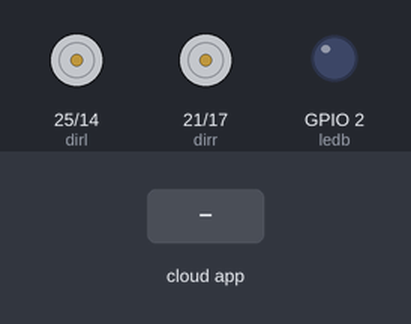
A sketch run on a simulated ESP32. On the bench: direction and speed pins drawn as motors (green arrow = direction pin HIGH = forward, orange = LOW = backward, longer = more drive), output pins drawn as LEDs (lit = HIGH). The inputs (shaded band) are chosen by the test bench. The ROS host is connected and sends only what is stated.

Above: at 3.2 s.
3.3 s: the phone or cloud app sets linear.x to -100
At 4.3 s:
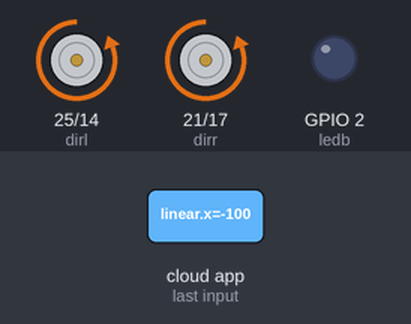
4.8 s: the phone or cloud app sets angular.z to -100
At 5.4 s:
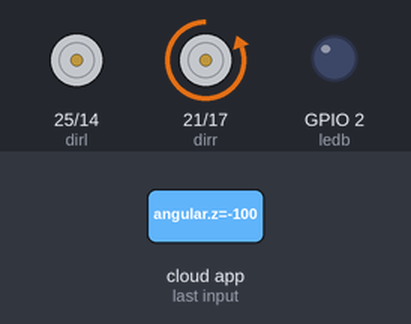
6.3 s: the phone or cloud app sets linear.x to 0
At 7.5 s:
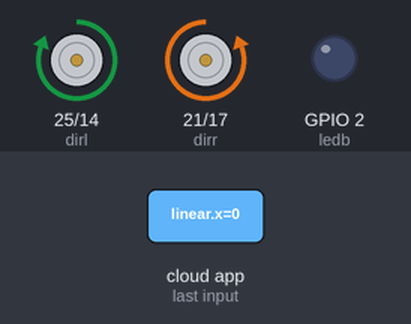
7.8 s: the phone or cloud app sets angular.z to 0
At 8.8 s:
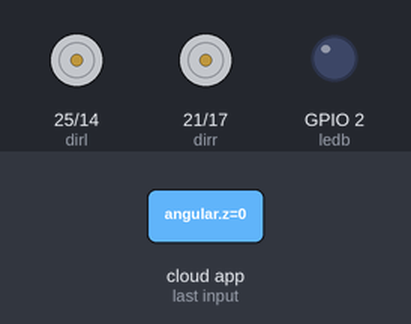
9.3 s: the phone or cloud app sets linear.x to 100
At 9.9 s:
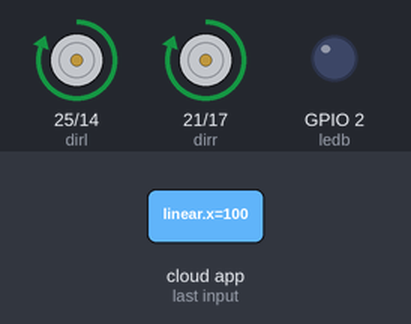
10.8 s: the phone or cloud app sets angular.z to 100
At 12.2 s:
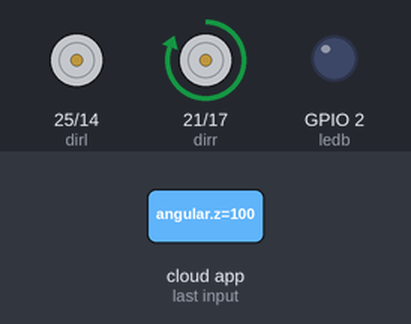
Timing chart, 0 to 13.3 s (numbered marks = the images above; inputs shaded):
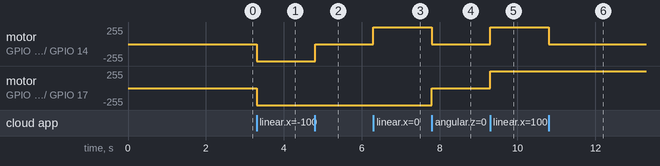

Measured:
- after the input at 3.3 s, motor on GPIO 25 (dirl) / GPIO 14 (pwml), motor on GPIO 21 (dirr) / GPIO 17 (pwmr): stopped → backward 255/255 at once
- after the input at 4.8 s, motor on GPIO 25 (dirl) / GPIO 14 (pwml): backward 255/255 → stopped at once
- after the input at 6.3 s, motor on GPIO 25 (dirl) / GPIO 14 (pwml): stopped → forward 255/255 at once
- after the input at 7.8 s, motor on GPIO 25 (dirl) / GPIO 14 (pwml): forward 255/255 → stopped at once; motor on GPIO 21 (dirr) / GPIO 17 (pwmr): backward 255/255 → stopped at once
- after the input at 9.3 s, motor on GPIO 25 (dirl) / GPIO 14 (pwml), motor on GPIO 21 (dirr) / GPIO 17 (pwmr): stopped → forward 255/255 at once
- after the input at 10.8 s, motor on GPIO 25 (dirl) / GPIO 14 (pwml): forward 255/255 → stopped at once

The sketch:

2wheel_olc.ino
```cpp
#include <micro_ros_arduino.h>
#include <rcl/rcl.h>
#include <rclc/rclc.h>
#include <rcl/error_handling.h>
#include <rclc/executor.h>

#include <geometry_msgs/msg/twist.h>
#include <std_msgs/msg/int16_multi_array.h>
#include <Arduino.h>

/* ================= GPIO DEFINITIONS ================= */

// LEFT MOTOR
const int pwml = 14;
const int dirl = 25;

// RIGHT MOTOR
const int pwmr = 17;
const int dirr = 21;

const int ledb = 2;

/* ================= micro-ROS OBJECTS ================= */

rcl_subscription_t subscriber;
rcl_publisher_t    pwm_publisher;
rclc_executor_t    executor;
rcl_allocator_t    allocator;
rclc_support_t     support;
rcl_node_t         node;

geometry_msgs__msg__Twist          cmd_msg;
std_msgs__msg__Int16MultiArray     pwm_msg;

/* ================= ERROR HANDLING ================= */

#define RCCHECK(fn)     { rcl_ret_t rc = fn; if (rc != RCL_RET_OK) error_loop(); }
#define RCSOFTCHECK(fn) { rcl_ret_t rc = fn; if (rc != RCL_RET_OK) {} }

void error_loop()
{
  while (1) {
    digitalWrite(ledb, HIGH);
    delay(100);
    digitalWrite(ledb, LOW);
    delay(100);
  }
}

/* ================= MOTOR CONTROL ================= */

void controlmotor(float lin, float ang)
{
  int lspeed = (int)(255 * constrain(lin - ang, -1.0, 1.0));
  int rspeed = (int)(255 * constrain(lin + ang, -1.0, 1.0));

  // LEFT MOTOR
  digitalWrite(dirl, lspeed >= 0);
  ledcWrite(0, abs(lspeed));

  // RIGHT MOTOR
  digitalWrite(dirr, rspeed >= 0);
  ledcWrite(3, abs(rspeed));

  pwm_msg.data.data[0] = lspeed;
  pwm_msg.data.data[1] = rspeed;

  RCSOFTCHECK(rcl_publish(&pwm_publisher, &pwm_msg, NULL));
}

/* ================= ROS CALLBACK ================= */

void subscription_callback(const void *msgin)
{
  const geometry_msgs__msg__Twist *msg =
    (const geometry_msgs__msg__Twist *)msgin;

  controlmotor(msg->linear.x, msg->angular.z);
}

/* ================= SETUP ================= */

void setup()
{
  Serial.begin(115200);
  delay(2000);

  pinMode(ledb, OUTPUT);
  digitalWrite(ledb, HIGH);

  // Direction pins — one per motor
  pinMode(dirl, OUTPUT);
  pinMode(dirr, OUTPUT);

  /* ===== PWM SETUP (ONE CHANNEL PER PIN) ===== */
  ledcSetup(0, 5000, 8); ledcAttachPin(pwml, 0);   // Left motor  -> channel 0
  ledcSetup(3, 5000, 8); ledcAttachPin(pwmr, 3);   // Right motor -> channel 3

  /* ===== micro-ROS TRANSPORT ===== */
  set_microros_transports();

  allocator = rcl_get_default_allocator();

  RCCHECK(rclc_support_init(&support, 0, NULL, &allocator));
  RCCHECK(rclc_node_init_default(&node, "drive", "", &support));

  // Subscriber: /cmd_vel1 -> geometry_msgs/Twist
  RCCHECK(rclc_subscription_init_default(
    &subscriber,
    &node,
    ROSIDL_GET_MSG_TYPE_SUPPORT(geometry_msgs, msg, Twist),
    "/cmd_vel1"));

  // Publisher: /pwm_array -> std_msgs/Int16MultiArray
  RCCHECK(rclc_publisher_init_default(
    &pwm_publisher,
    &node,
    ROSIDL_GET_MSG_TYPE_SUPPORT(std_msgs, msg, Int16MultiArray),
    "/pwm_array"));

  // Allocate storage for PWM feedback array [lspeed, rspeed]
  pwm_msg.data.data     = (int16_t *)malloc(2 * sizeof(int16_t));
  pwm_msg.data.capacity = 2;
  pwm_msg.data.size     = 2;

  // Executor: 1 handle (the subscription)
  RCCHECK(rclc_executor_init(&executor, &support.context, 1, &allocator));
  RCCHECK(rclc_executor_add_subscription(
    &executor, &subscriber, &cmd_msg,
    &subscription_callback, ON_NEW_DATA));

  digitalWrite(ledb, LOW);   // node started
}

/* ================= LOOP ================= */

void loop()
{
  rclc_executor_spin_some(&executor, RCL_MS_TO_NS(10));
}
```
